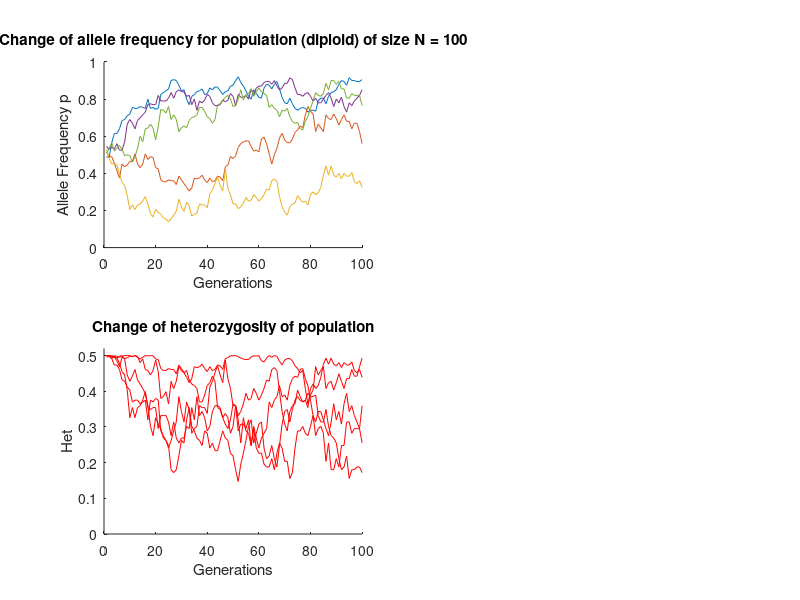

MATLAB code to generate this figure:
function [P] = genedrift(npop, p0, nrepl, ngenr)
%GENEDRIFT - Simulation of genetic drift
% to illustrate the consequences of genetic drift

% Population Genetics and Evolution Toolbox (PGEToolbox)
% Author: James Cai
% Email: jcai@tamu.edu
%
% $LastChangedDate: 2013-01-06 13:39:38 -0600 (Sun, 06 Jan 2013) $
% $LastChangedRevision: 331 $
% $LastChangedBy: jcai $


if (nargin < 1), npop = 100; end % Population size
if (nargin < 2), p0 = 0.5; end % Initial frequency of A1 allele
if (nargin < 3), nrepl = 5; end % Number of replicates
if (nargin < 4), ngenr = 100; end % Number of generation

P = zeros(nrepl, ngenr);

for i = 1:nrepl
    p = p0;
    for j = 1:ngenr
        N = 2 * npop;
        p = sum(rand(1, N) < p) / N;
        P(i, j) = p;
    end
end

if (nargout < 1),
    subplot(2, 2, 1)
    hold on
    for k = 1:nrepl, plot(1:ngenr, P(k, :)); end
    xlabel('Generations')
    ylabel('Allele Frequency p')
    title(sprintf('Change of allele frequency for population (diploid) of size N = %d', npop))
        ylim([0, 1])
        hold off
        subplot(2, 2, 3)
        H = 2 * P .* (1 - P);
        hold on
        for k = 1:nrepl, plot(1:ngenr, H(k, :), 'r'); end
        xlabel('Generations')
        ylabel('Het')
        title(sprintf('Change of heterozygosity of population'))
        ylim([0, 0.52])
        hold off

    end


    %drift_markov(p0,npop,ngenr);
    % drift_markov(p_start,N,generations)
    %
    % This function simulates genetic drift as a Markov process.  This is to say, a transition matrix is
    % created where the Pr(i,j) defines the probability of change in a generation from the state i
    % to the state j.  This transition matrix is created and the the population shifts between states
    % according to their probability defined by the matrix.  This is not remarkable for producing a
    % different outcome than genetic drift by sampling, but for producing the same outcome.
    % Input initial p (p_start), population size (N), and number of generations (generations).
    % Note that the population is a population of N haploids.
    %
    % Function written by Liam Revell 2005 for Matlab R12.


    function drift_markov(p_start, N, generations) %#ok<*DEFNU>

        % create the transition matrix
        for i = 0:N
            for j = 0:N
                Pr(i+1, j+1) = (1 / (factorial(N-i) * factorial(i))) * (j / N)^i * (1 - j / N)^(N - i) * (factorial(N));
            end
        end

        time(1) = 0;
        Ni = double(int32(p_start*N));
        for i = 2:generations
            test = 0;
            while test == 0
                % pick a new random frequency between 0 and N
                newNi = int32(rand*(N + 1));
                % change to that state with the probability defined by Pr[N(i),N(i-1)]
                if Pr(double(newNi)+1, double(Ni(i-1))+1) > rand
                    Ni(i) = newNi;
                    test = 1;
                end
            end
            time(i) = i - 1;
        end
        p = Ni / N;

        % plot p over time
        plot(time, p, 'k');
        hold on;
        axis([0, generations, 0, 1]);
        xlabel('Time');
        ylabel('p_A');
        title('Drift as a Markov process');


        % drift_variance(p_start,N,generations)
        %
        % This function plots the expected change in variance in p accross populations over time.
        % It also creates an animated histogram of allele number by probability.  This produces a neat
        % animation for small haploid N (say N=10-40, generations 20-60).
        % Input initial p (p_start), population size (N), and number of generations (generations).
        % Note that the population is a population of N haploids.
        % Compare histograms to Fig 3.1 in Rice 2004.
        %
        % Function written by Liam Revell 2005 for Matlab R12.

            function drift_variance(p_start, N, generations)

                % Calculate transition matrix
                for i = 0:N
                    for j = 0:N
                        Pr(i+1, j+1) = (1 / (factorial(N-i) * factorial(i))) * (j / N)^i * (1 - j / N)^(N - i) * (factorial(N));
                    end
                    N_A(i+1) = 0;
                    if (p_start == (i / N))
                        N_A(i+1) = 1;
                    end
                    var_vect(i+1) = (i / N - p_start)^2;
                end
                var(1) = 0;
                time(1) = 0;

                % Calculate variance over time and expected allele frequencies
                for i = 1:generations
                    N_At(i, :) = N_A;
                    time(i+1) = i;
                    newN = N_A * Pr';
                    var(i+1) = N_A * Pr' * var_vect';
                    N_A = newN;
                end


                plot(time, var);
                hold on;
                axis([0, generations, 0, 0.3]);
                xlabel('Generations');
                ylabel('var(p_A)');
                hold off;

                figure;
                x = 0:1:N;
                for i = 1:generations
                    h = bar(x, N_At(i, :));
                    hold on;
                    axis([0, N, 0, 1]);
                    xlabel('Number of A alleles');
                    ylabel('Frequency');
                    hold off;
                    M(i) = getframe;
                end
                movie(M);
